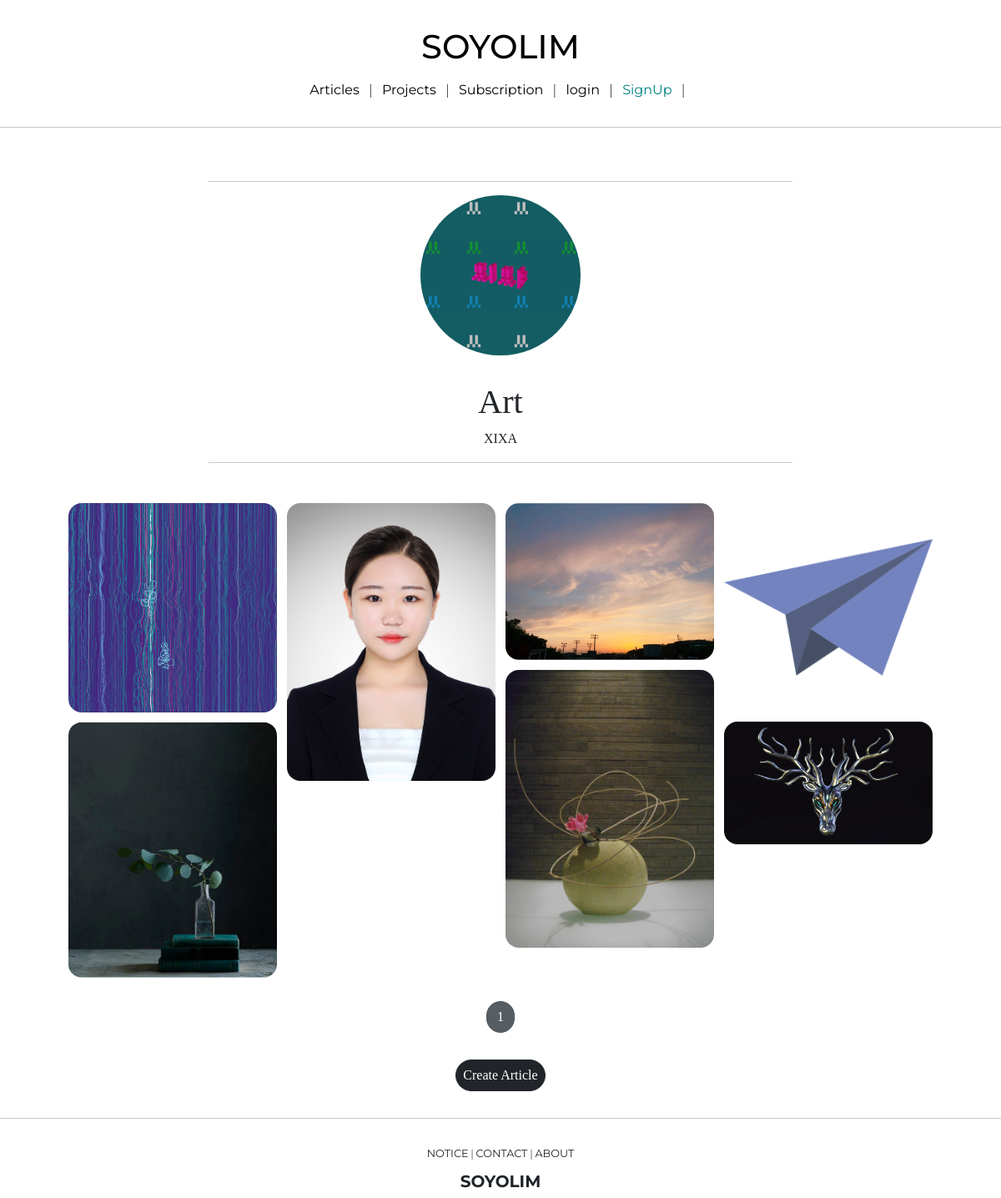
The page /projects/detail/1 on the database its author committed.
### projectapp/models.py (models this page shows, shortened)
class Project(models.Model):
    title = models.CharField(max_length=20, null=False)
    image = models.ImageField(upload_to='project/', null=False)
    description = models.TextField(null=True)
    created_at = models.DateTimeField(auto_now=True)

### articleapp/models.py (models this page shows)
class Article(models.Model):
    writer = models.ForeignKey(User, on_delete=models.SET_NULL, related_name='article', null=True)
    project = models.ForeignKey(Project, on_delete=models.SET_NULL,related_name='article', null=True)
    title = models.CharField(max_length=200, null=True)
    image = models.ImageField(upload_to='article/',null=False)
    content = models.TextField(null=True)
    created_at = models.DateField(auto_now_add=True, null=True)
    like = models.IntegerField(default=0)

### projectapp/views.py (the view)
# urls.py: path('detail/<int:pk>',ProjectDetailView.as_view(),name='detail'),
class ProjectDetailView(DetailView,MultipleObjectMixin):
    model = Project
    template_name = 'projectapp/detail.html'
    context_object_name = 'target_project'
    paginate_by = 25
    def get_context_data(self, **kwargs):
        project = self.object
        user = self.request.user
        if user.is_authenticated:
            subscription = Subscription.objects.filter(user=user,project=project)
        else:
            subscription = None
        object_list = Article.objects.filter(project=self.get_object())
        return super(ProjectDetailView,self).get_context_data(object_list=object_list,
                                                              subscription=subscription, **kwargs)

### projectapp/templates/projectapp/detail.html (shortened to what this page needs)
{% extends 'base.html' %}
{% block content %}
<div>
  <div style = "text-align: center; max-width: 700px; margin: 4rem auto 1.5rem auto;">
    <hr>
    <img style="width:12rem; height:12rem; border-radius: 20rem; margin-bottom:2rem; object-fit:cover;" src="{{ target_project.image.url }}" alt="">
    <h1>
      {{ target_project.title}}
    </h1>
    <p>
      {{ target_project.description }}
    </p>
    <hr>
  </div>
  <div>
      {% include 'snippets/list_fragment.html' with article_list=object_list %}
  </div>
</div>
{% endblock %}

### templates/snippets/list_fragment.html (shortened to what this page needs)
{% load static %}
{% load bootstrap4 %}
    {% if article_list %}
    <div class="container">
        {% for article in article_list %}
        <a href="{% url 'articleapp:detail' pk=article.pk %}">
          {% include 'snippets/card.html' with article=article %}
        </a>
        {% endfor %}
    </div>
    {% else %}
    <div>
      <h1 style="text-align: center;">Not Articles YET!</h1>
    </div>
    {% endif %}
    {% include 'snippets/pagenation.html' with page_obj=page_obj %}
  <div style="text-align:center">
    <a href="{% url 'articleapp:create' %}" class="btn btn-dark rounded-pill px-2 mt-3 mb-3">
      Create Article
    </a>
  </div>

### templates/snippets/card.html
  <div>
    <img src="{{article.image.url}}" alt="">
  </div>

### static/base2.css (style rules this page uses)
a { color: black; text-decoration: none; }

### templates/snippets/list_fragment.html (style rules this page uses)
.container { padding: 0; margin: 0 auto; }
.container a { width: 40%; max-width: 250px; }
.container div { display: flex; justify-content: center; align-items: center; border-radius: 1rem; }
.container img { width: 100%; border-radius: 1rem; }

### rows shown on the page
Project: image (picture), title "Art", description "XIXA"
Article: image (picture)
Article: image (picture)
Article: image (picture)
Article: image (picture)
Article: image (picture)
Article: image (picture)
Article: image (picture)

### other values the page prints
{{ page_obj.number }} "1"
